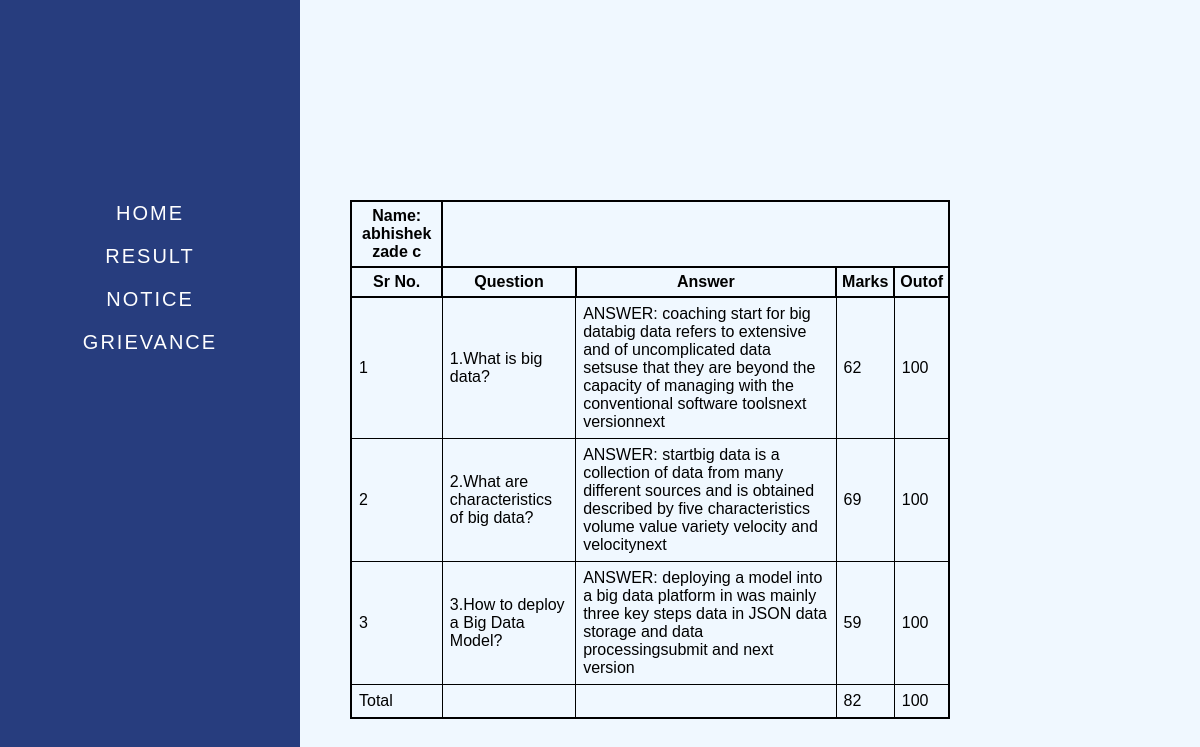
/studentResult/38, run on the app's committed database.
### VbadApp/models.py (models this page shows, shortened)
class Students(models.Model):
    studentName = models.CharField(max_length=500)
    def  __str__(self):
         return str(self.studentName)

class StudentResult(models.Model):
    studentname = models.ForeignKey(Students,on_delete=models.CASCADE,verbose_name="Studentname",null=True, default=No_name)
    questionNumber = models.CharField(max_length=50)
    question = models.TextField()
    TeacherAnswer = models.TextField()
    answer = models.TextField()
    tdifdSimilarity = models.CharField(max_length=50)
    vectorSimilarity = models.CharField(max_length=50)
    keywordSimilarity = models.CharField(max_length=50)
    GrammerSimilarity = models.CharField(max_length=50)
    finalResult = models.CharField(max_length=10)
    total = models.CharField(max_length=50)

### VbadApp/views.py (the view)
# urls.py: path("studentResult/<int:id>",views.studentResult,name='studentResult'),
def studentResult(request,id):
    vectorSimilarity = 0
    tdfidfSimilarity = 0.0
    KeywordFound = 0.0
    GrammerCheck = 0
    Student = Students.objects.get(id=id).id
    StudentRestDetail = StudentResult.objects.filter(studentname = Student).values()
    Studentname = Students.objects.get(id=id)
    print(Studentname)
    for sr in StudentRestDetail:
        tdfidfSimilarity = tdfidfSimilarity + int(sr['tdifdSimilarity'])
        vectorSimilarity = vectorSimilarity + float(sr['vectorSimilarity'])
        KeywordFound = KeywordFound + float(sr['keywordSimilarity'])
        GrammerCheck = GrammerCheck + int(sr['GrammerSimilarity'])
        tdfidfSimilarity = int(tdfidfSimilarity)
        vectorSimilarity= int(vectorSimilarity)
        KeywordFound = int(KeywordFound)
        GrammerCheck = int(GrammerCheck)
        tdfidfSimilarity = int(20 * (tdfidfSimilarity/100))
        vectorSimilarity = int(30 * (vectorSimilarity/100))
        KeywordFound = int(30 * (KeywordFound/100))
        GrammerCheck = int(20 * (GrammerCheck/100))
        total = tdfidfSimilarity + vectorSimilarity + KeywordFound + GrammerCheck
    print("tdifdSimilarity:",tdfidfSimilarity)
    print("vectorSimilarity:",vectorSimilarity)
    print("keywordSimilarity:",KeywordFound)
    print("GrammerSimilarity",GrammerCheck)
    return render(request,'studentResult.html',{'studentResult':StudentRestDetail,'totals':total,'Studentname':Studentname})

### templates/studentResult.html (shortened to what this page needs)
{% extends "main.html" %}
{% block content %}
     <div class="w3-container dtb">
      <table  border="2px" >
          <thead>
            <tr>
              <th>Name: {{Studentname}}</th>
            </tr>
           <tr>
              <th>Sr No.</th>
              <th>Question</th>
              <th>Answer</th>
              <th>Marks</th>
              <th>Outof</th>
            </tr>
          </thead>
          <tbody>
            {%  for item in studentResult %}
            <tr>
                <td>{{item.questionNumber}}</td>
                <td>{{item.question}}</td>
                <td>{{item.answer}}</td>
                <td>{{item.total}}</td>
                <td>100</td>
              </tr>
              {% endfor %}
              <td>Total</td>
              <td></td>
              <td></td>
                <td>{{totals}}</td>
                <td>100</td>
            </tbody>
      </table>
    </div>
</div>
{% endblock %}

### statics/css/mainstyle.css (style rules this page uses)
body { width: 100%; height: 100%; margin: 0; padding: 0; overflow-x: hidden; font-family: 'Comfortaa', cursive; }
html { font-family: Arial, Helvetica, sans-serif; height: 100%; margin: 0; }
body, html { font-family: Arial, Helvetica, sans-serif; height: 100%; margin: 0; }
.dtb { margin-top: 200px; width: 100%; }
th { border: 2px solid; padding: 5px; }
table { border-collapse: collapse; width: 50%; border: 2px solid; margin-left: 350px; }
td { padding: 7px; border: 1px solid; }

### data on the page
Students: studentName "abhishek zade c"
StudentResult: questionNumber "1", question "1.What is big data?", answer "ANSWER: coaching start for big databig data refers to extensive and of uncomplicated data setsuse that they are beyond the capacity of managing with the conventional software toolsnext versionnext", total "62"
StudentResult: questionNumber "2", question "2.What are characteristics of big data?", answer "ANSWER: startbig data is a collection of data from many different sources and is obtained described by five characteristics volume value variety velocity and velocitynext", total "69"
StudentResult: questionNumber "3", question "3.How to deploy a Big Data Model?", answer "ANSWER: deploying a model into a big data platform in was mainly three key steps data in JSON data storage and data processingsubmit and next version", total "59"

### other printed values
{{ totals }} "82"
